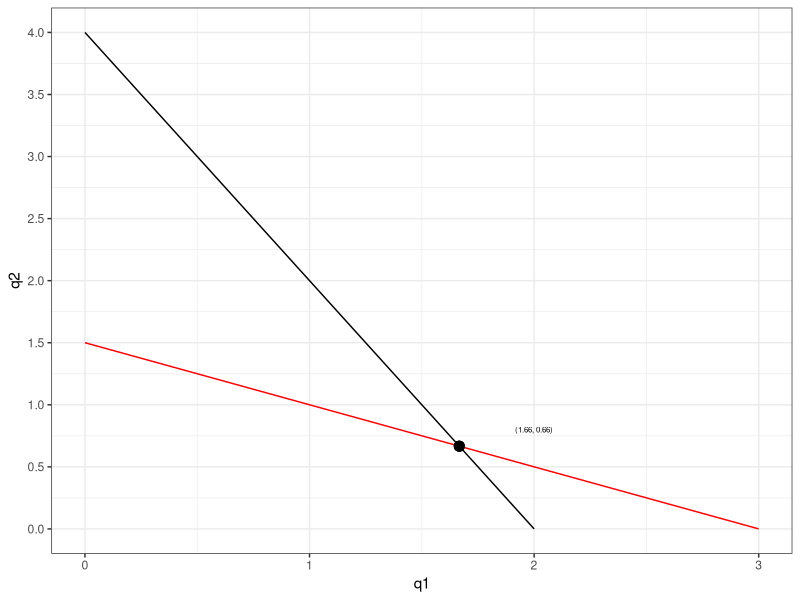

Reproduce this figure in R.
## ---- chunk 1
library(ggplot2)
## ---- chunk 2
func_1 <- function(x){
  ;4-2*x
}

func_2 <- function(x){
  ;(10-2*x-4)/4
}

q_1 <- data.frame(func_1(0:2)) |> rbind(NA)
q_2 <- func_2(0:3)

data_1 <- data.frame(q_1,q_2)

data_1 |> 
  ggplot(aes(x = c(0:3), y = func_1.0.2.))+
  geom_line()+
  geom_line(aes(x = c(0:3), y = q_2), col = "red")+
  scale_y_continuous(breaks = seq(0,4,0.5))+
  theme_bw()+
  xlab("q1")+ylab("q2")+
  geom_point(aes(x = 5/3, y = 2/3), size = 3)+
  annotate("text", x = 2, y = 0.8, label = "(1.66, 0.66)", size = 2)


